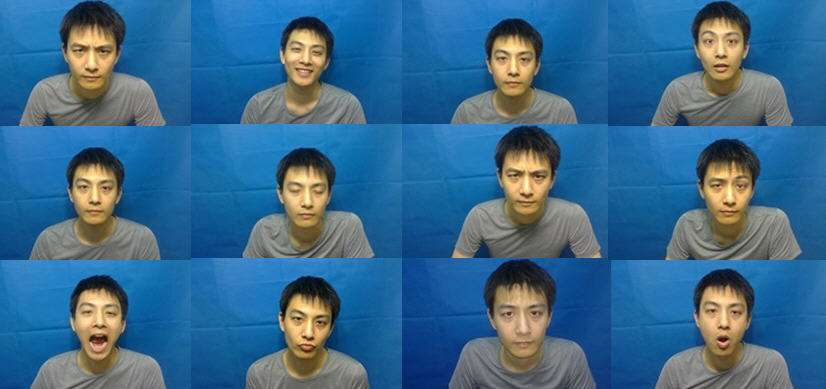
#> input picture 传统计算机视觉OpenCV常用api/faces.png, 826 x 389 px
$ jupyter execute '04_人脸检测.ipynb'
#> lines starting #> are read from the running program, lines starting #| are printed output that depends on the picture; after the words box and inside, x2 and y2 are one past the last pixel; in counts of white or black regions, pixels touching at a corner belong together
# 定位
其实是一种辅助功能

[cell 1]
import numpy as np
import cv2 as cv
import matplotlib.pyplot as plt

# 基于Haar Cascades的Face Detection

[cell 2]
# 加载定义好的人脸以及眼睛信息匹配信息
face_cascade = cv.CascadeClassifier('haarcascade_frontalface_default.xml')
eye_cascade = cv.CascadeClassifier('haarcascade_eye.xml')

[cell 3]
# 加载图像
img = cv.imread('faces.png')
#> img is the input picture: shape (389, 826, 3); mean B, G, R 140.5, 105.7, 58.4
# 转换为灰度图像
gray = cv.cvtColor(img, cv.COLOR_BGR2GRAY)
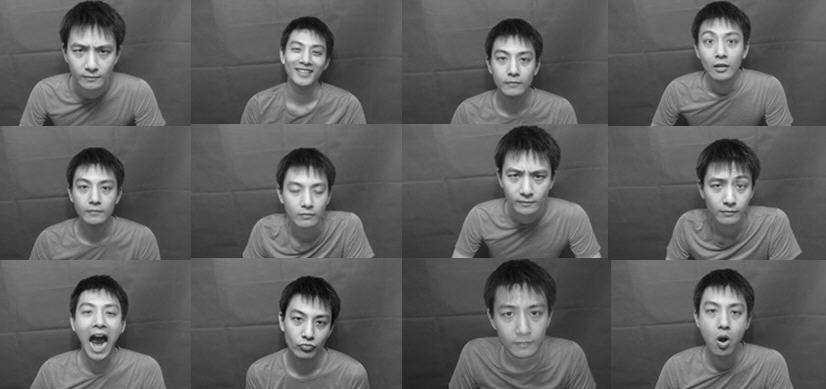
#> gray: shape (389, 826); min 1, max 248, mean 95.5

# 检测图像
faces = face_cascade.detectMultiScale(gray, 1.3, 5)
#> faces = [[278, 29, 56, 56], [691, 18, 59, 59], [62, 28, 61, 61], [484, 36, 59, 59], [497, 153, 61, 61], [66, 164, 59, 59], [699, 163, 60, 60], [277, 168, 59, 59], [69, 288, 61, 61], [693, 287, 62, 62], [486, 285, 72, 72], [279, 297, 60, 60]]
for (x,y,w,h) in faces:
    # 画人脸区域
    cv.rectangle(img, (x,y), (x+w, y+h), (255,0,0), 2)

    # 获得人脸区域
    roi_gray = gray[y:y+h, x:x+w]
    roi_img = img[y:y+h, x:x+w]

    # 检测眼睛
    eyes = eye_cascade.detectMultiScale(roi_gray)
    for (ex, ey, ew, eh) in eyes:
        # 画眼睛
        cv.rectangle(roi_img, (ex,ey), (ex+ew, ey+eh), (0,0,255), 2)
#> this loop made 12 passes
#> (x, y, w, h, eyes) on passes 2, 3, 4, 7, 10, 11, 12: (691, 18, 59, 59, [[28, 13, 22, 22]]), (62, 28, 61, 61, [[7, 10, 22, 22]]), (484, 36, 59, 59, [[8, 12, 22, 22]]), (699, 163, 60, 60, [[8, 9, 22, 22]]), (693, 287, 62, 62, [[9, 15, 20, 20]]), (486, 285, 72, 72, [[36, 16, 22, 22], [11, 18, 23, 23]]), (279, 297, 60, 60, [[9, 11, 22, 22]])
#> pass 1, `roi_gray = gray[y:y+h, x:x+w]`:
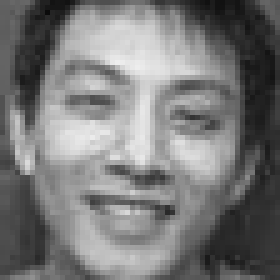
#> roi_gray: shape (56, 56) (shown 5 times larger); min 11, max 239, mean 120.8
#> pass 1, `roi_img = img[y:y+h, x:x+w]`:
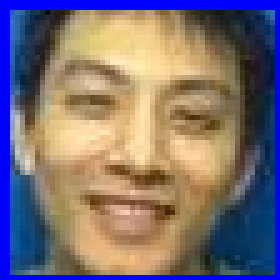
#> roi_img: shape (56, 56, 3) (shown 5 times larger); mean B, G, R 115.9, 111.5, 123.3
#> pass 2, `roi_gray = gray[y:y+h, x:x+w]`:
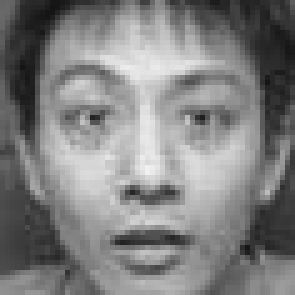
#> roi_gray: shape (59, 59) (shown 5 times larger); min 20, max 240, mean 128.3
#> pass 2, `roi_img = img[y:y+h, x:x+w]`:
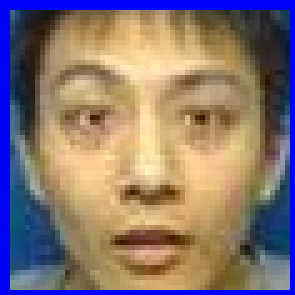
#> roi_img: shape (59, 59, 3) (shown 5 times larger); mean B, G, R 114.5, 117.9, 135.5
#> after the loop:
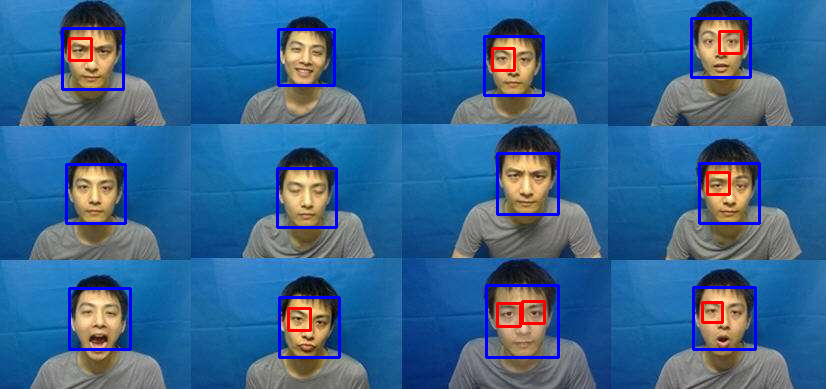
#> img: shape (389, 826, 3); 3.34% of pixels changed, all inside (x1, y1, x2, y2) = (61, 17, 761, 359)
#> after the loop:
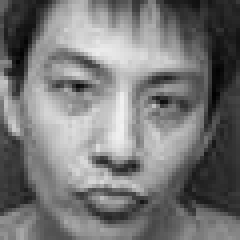
#> roi_gray: shape (60, 60) (shown 4 times larger); min 1, max 241, mean 119.3
#> after the loop:
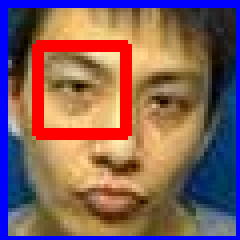
#> roi_img: shape (60, 60, 3) (shown 4 times larger); mean B, G, R 92.6, 95.2, 130.1

# 可视化
cv.imshow('img', img)
cv.waitKey(0)
cv.destroyAllWindows()
